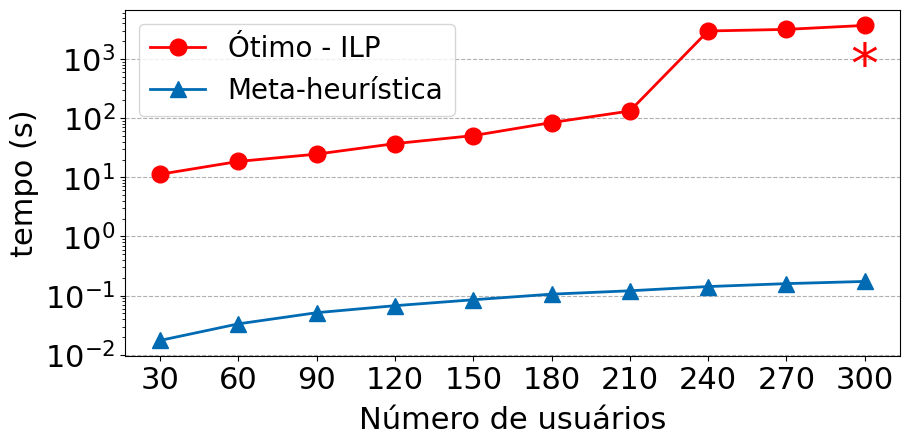

Python code for this plot:
import pandas as pd
import matplotlib.pyplot as plt 


#things = '80'
#df = pd.read_csv('../saidas/SA/' + things + '_solution.csv', sep=';')

def read_data(file_name):
    data = []
    # Using readlines()
    file = open(file_name, 'r')
    lines = file.readlines()

    count = 0
    
    for line in lines:
        count += 1
        data.append(float(line.strip().split()[1]))
        
    return data

if __name__ == "__main__":
    timeOpt = read_data('../outputs/model.txt')
    timeSA = read_data('../outputs/metaheuristica.txt')

    x = [30, 60, 90, 120, 150, 180, 210, 240, 270, 300]
    fig,ax = plt.subplots()

    fig.set_size_inches(10, 4.5)
    ax.plot(x, timeOpt, "-o", label="Ótimo - ILP", linewidth=2.0, markersize=12, color='red')
    ax.plot(x, timeSA, "-^", label="Meta-heurística", linewidth=2.0, markersize=12, color='#006bb3')

    ax.set_xlabel("Número de usuários", fontsize=22, labelpad=8)
    ax.set_ylabel("tempo (s)",fontsize=22)

    ax.set_xticks(x)
    ax.set_xticklabels(x, fontsize=22)

    ticks = [0, 1000, 2000, 3000, 4000]
    
    for i,j,l  in zip(timeOpt,timeSA,x):

        labelI = "{:.2f}s".format(i)
        labelJ = "{:.2f}s".format(j)

        if l == 300:
            ax.annotate("*",(l,400), textcoords="offset points", xytext=(0,0), ha='center', color='red', fontsize=40) 
            
    ax.set_yticks(ticks)
    ax.set_yticklabels(ticks, fontsize=22)

    plt.yscale("log")
    
    ax.legend(fontsize=20)
    ax.grid(axis='y', which='major', linestyle='--')
    plt.savefig("time.pdf", bbox_inches='tight')
    plt.savefig("time.png", bbox_inches='tight')
    #plt.show()